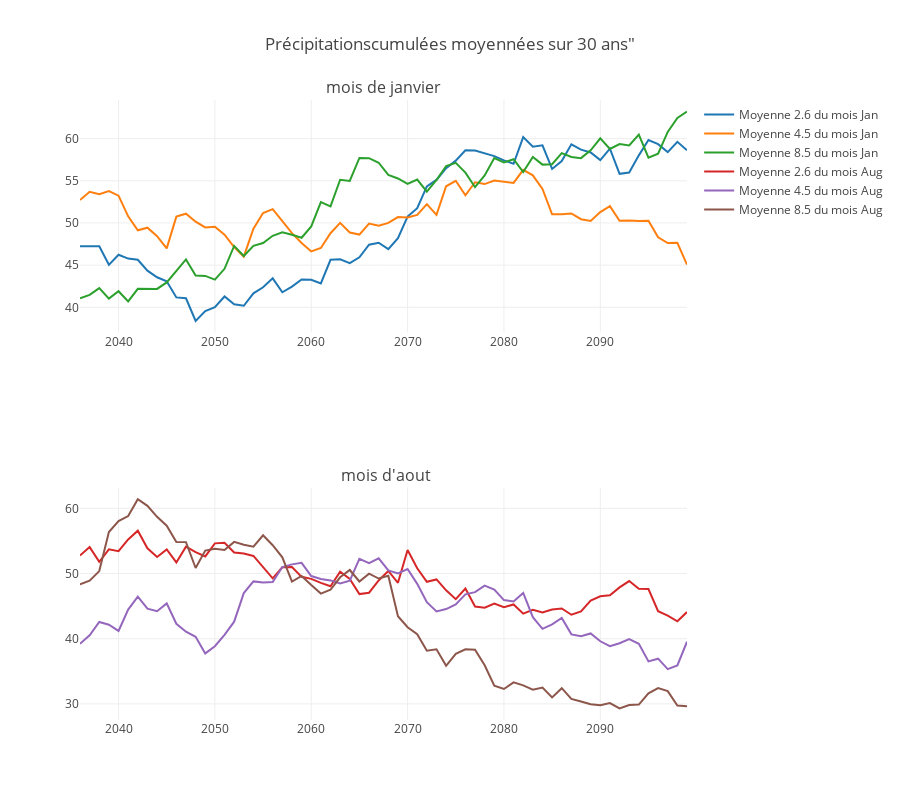

This figure's notebook cell:
### Code cell
q = 0
trace26_0 = go.Scatter(
    x = lyon_year[firstPlotYear:lastPlotYear],
    y = moycAreaInterval_26[q,:],
    name ='Moyenne 2.6 du mois %s'%lyon_month[calcMonth[q]],
)
trace45_0 = go.Scatter(
    x = lyon_year[firstPlotYear:lastPlotYear],
    y = moycAreaInterval_45[q,:],
    name ='Moyenne 4.5 du mois %s'%lyon_month[calcMonth[q]],
)
trace85_0 = go.Scatter(
    x = lyon_year[firstPlotYear:lastPlotYear],
    y = moycAreaInterval_85[q,:],
    name ='Moyenne 8.5 du mois %s'%lyon_month[calcMonth[q]],
)

q = 1
trace26_1 = go.Scatter(
    x = lyon_year[firstPlotYear:lastPlotYear],
    y = moycAreaInterval_26[q,:],
    name ='Moyenne 2.6 du mois %s'%lyon_month[calcMonth[q]],
    xaxis='x2',
    yaxis='y2'

)
trace45_1 = go.Scatter(
    x = lyon_year[firstPlotYear:lastPlotYear],
    y = moycAreaInterval_45[q,:],
    name ='Moyenne 4.5 du mois %s'%lyon_month[calcMonth[q]],
    xaxis='x2',
    yaxis='y2'
)

trace85_1 = go.Scatter(
    x = lyon_year[firstPlotYear:lastPlotYear],
    y = moycAreaInterval_85[q,:],
    name ='Moyenne 8.5 du mois %s'%lyon_month[calcMonth[q]],    
    xaxis='x2',
    yaxis='y2'
)

fig = tools.make_subplots(rows=2, 
                          cols=1,
                          subplot_titles=("mois de janvier",
                                          " mois d'aout")
)

fig.append_trace(trace26_0, 1, 1)
fig.append_trace(trace45_0, 1, 1)
fig.append_trace(trace85_0, 1, 1)
fig.append_trace(trace26_1, 2, 1)
fig.append_trace(trace45_1, 2, 1)
fig.append_trace(trace85_1, 2, 1)



fig['layout'].update(height=800, width=1000, title='Précipitationscumulées moyennées sur 30 ans"')
py.iplot(fig, filename='basic-line')
